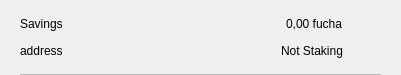
<?xml version="1.0" encoding="UTF-8"?>
<ui version="4.0">
 <class>CSRow</class>
 <widget class="QWidget" name="CSRow">
  <property name="geometry">
   <rect>
    <x>0</x>
    <y>0</y>
    <width>401</width>
    <height>75</height>
   </rect>
  </property>
  <property name="windowTitle">
   <string>Form</string>
  </property>
  <layout class="QVBoxLayout" name="verticalLayout">
   <property name="spacing">
    <number>0</number>
   </property>
   <property name="leftMargin">
    <number>20</number>
   </property>
   <property name="topMargin">
    <number>10</number>
   </property>
   <property name="rightMargin">
    <number>20</number>
   </property>
   <property name="bottomMargin">
    <number>0</number>
   </property>
   <item>
    <widget class="QWidget" name="info" native="true">
     <property name="minimumSize">
      <size>
       <width>0</width>
       <height>0</height>
      </size>
     </property>
     <layout class="QHBoxLayout" name="horizontalLayout_3">
      <property name="leftMargin">
       <number>0</number>
      </property>
      <property name="topMargin">
       <number>0</number>
      </property>
      <property name="rightMargin">
       <number>0</number>
      </property>
      <property name="bottomMargin">
       <number>10</number>
      </property>
      <item>
       <widget class="QWidget" name="container" native="true">
        <property name="minimumSize">
         <size>
          <width>0</width>
          <height>0</height>
         </size>
        </property>
        <layout class="QVBoxLayout" name="verticalLayout_2">
         <property name="spacing">
          <number>0</number>
         </property>
         <property name="leftMargin">
          <number>0</number>
         </property>
         <property name="topMargin">
          <number>0</number>
         </property>
         <property name="rightMargin">
          <number>0</number>
         </property>
         <property name="bottomMargin">
          <number>0</number>
         </property>
         <item>
          <layout class="QHBoxLayout" name="horizontalLayout">
           <item>
            <widget class="QLabel" name="labelName">
             <property name="text">
              <string>Savings</string>
             </property>
            </widget>
           </item>
           <item>
            <spacer name="horizontalSpacer">
             <property name="orientation">
              <enum>Qt::Horizontal</enum>
             </property>
             <property name="sizeHint" stdset="0">
              <size>
               <width>40</width>
               <height>20</height>
              </size>
             </property>
            </spacer>
           </item>
           <item>
            <widget class="QLabel" name="labelAmount">
             <property name="text">
              <string>0,00 fucha</string>
             </property>
            </widget>
           </item>
          </layout>
         </item>
         <item>
          <layout class="QHBoxLayout" name="horizontalLayout_2">
           <item>
            <widget class="QLabel" name="labelAddress">
             <property name="text">
              <string>address</string>
             </property>
            </widget>
           </item>
           <item>
            <spacer name="horizontalSpacer_2">
             <property name="orientation">
              <enum>Qt::Horizontal</enum>
             </property>
             <property name="sizeHint" stdset="0">
              <size>
               <width>40</width>
               <height>20</height>
              </size>
             </property>
            </spacer>
           </item>
           <item>
            <widget class="QLabel" name="labelStaking">
             <property name="text">
              <string>Not Staking</string>
             </property>
            </widget>
           </item>
          </layout>
         </item>
        </layout>
       </widget>
      </item>
      <item alignment="Qt::AlignHCenter|Qt::AlignVCenter">
       <widget class="QPushButton" name="pushButtonMenu">
        <property name="minimumSize">
         <size>
          <width>24</width>
          <height>24</height>
         </size>
        </property>
        <property name="maximumSize">
         <size>
          <width>32</width>
          <height>32</height>
         </size>
        </property>
        <property name="focusPolicy">
         <enum>Qt::NoFocus</enum>
        </property>
        <property name="styleSheet">
         <string notr="true">border:none; background-color:transparent;</string>
        </property>
        <property name="text">
         <string/>
        </property>
        <property name="icon">
         <iconset>
          <normaloff>://ic-menu-hover</normaloff>://ic-menu-hover</iconset>
        </property>
        <property name="iconSize">
         <size>
          <width>24</width>
          <height>24</height>
         </size>
        </property>
       </widget>
      </item>
     </layout>
    </widget>
   </item>
   <item>
    <widget class="QLabel" name="lblDivisory">
     <property name="minimumSize">
      <size>
       <width>0</width>
       <height>1</height>
      </size>
     </property>
     <property name="maximumSize">
      <size>
       <width>16777215</width>
       <height>1</height>
      </size>
     </property>
     <property name="styleSheet">
      <string notr="true">background-color:#bababa;</string>
     </property>
     <property name="text">
      <string/>
     </property>
     <property name="alignment">
      <set>Qt::AlignBottom|Qt::AlignLeading|Qt::AlignLeft</set>
     </property>
    </widget>
   </item>
  </layout>
 </widget>
 <resources/>
 <connections/>
</ui>
